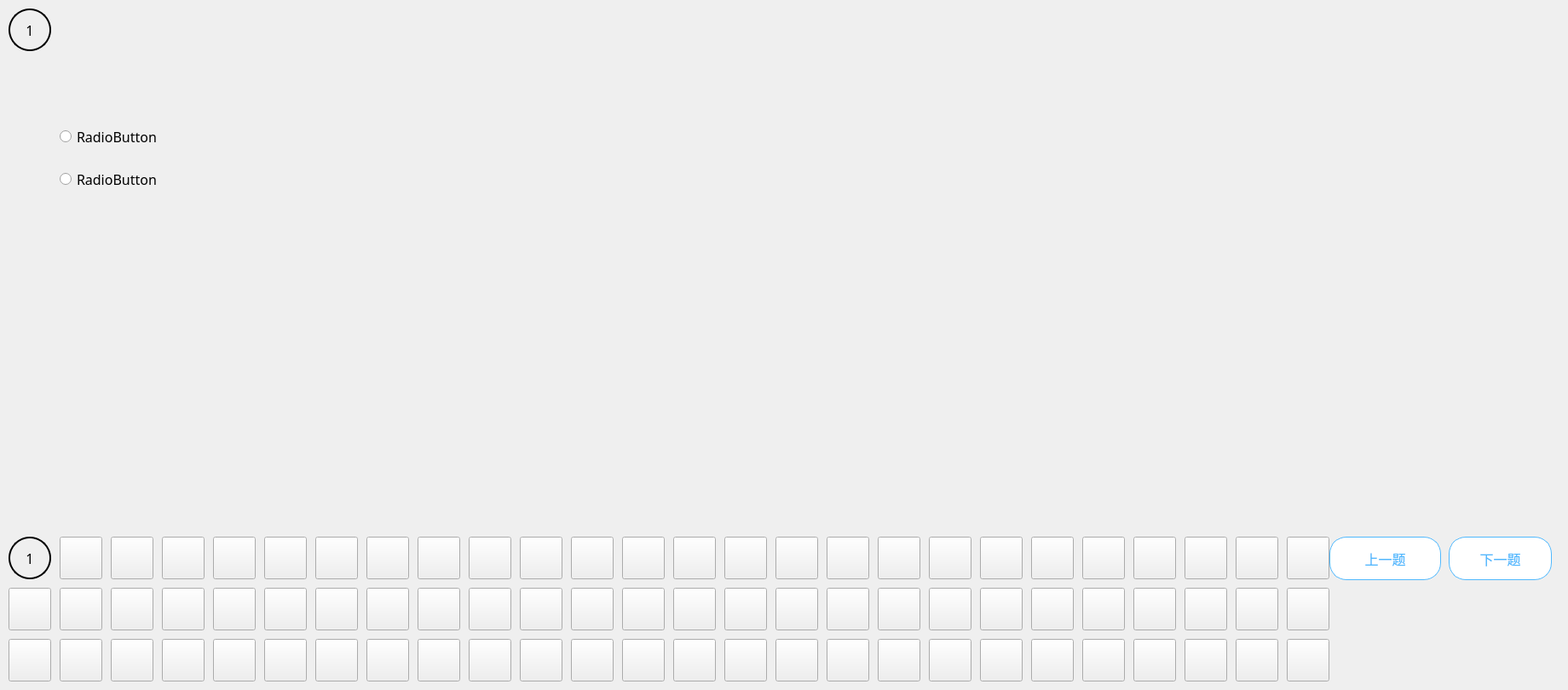
   <widget class="QWidget" name="page_3">
    <widget class="QPushButton" name="pushButton_168">
     <property name="geometry">
      <rect>
       <x>10</x>
       <y>10</y>
       <width>50</width>
       <height>50</height>
      </rect>
     </property>
     <property name="font">
      <font>
       <family>黑体</family>
       <pointsize>12</pointsize>
      </font>
     </property>
     <property name="styleSheet">
      <string notr="true">#pushButton_168
{
border:none;
border:2px solid black;
border-radius:25;
}</string>
     </property>
     <property name="text">
      <string>1</string>
     </property>
    </widget>
    <widget class="QRadioButton" name="radioButton_5">
     <property name="geometry">
      <rect>
       <x>70</x>
       <y>140</y>
       <width>861</width>
       <height>41</height>
      </rect>
     </property>
     <property name="font">
      <font>
       <family>黑体</family>
       <pointsize>12</pointsize>
      </font>
     </property>
     <property name="text">
      <string>RadioButton</string>
     </property>
    </widget>
    <widget class="QRadioButton" name="radioButton_6">
     <property name="geometry">
      <rect>
       <x>70</x>
       <y>190</y>
       <width>861</width>
       <height>41</height>
      </rect>
     </property>
     <property name="font">
      <font>
       <family>黑体</family>
       <pointsize>12</pointsize>
      </font>
     </property>
     <property name="text">
      <string>RadioButton</string>
     </property>
    </widget>
    <widget class="QWidget" name="widget_4" native="true">
     <property name="geometry">
      <rect>
       <x>0</x>
       <y>620</y>
       <width>1831</width>
       <height>181</height>
      </rect>
     </property>
     <widget class="QPushButton" name="pushButton_169">
      <property name="geometry">
       <rect>
        <x>1560</x>
        <y>10</y>
        <width>131</width>
        <height>51</height>
       </rect>
      </property>
      <property name="font">
       <font>
        <family>黑体</family>
        <pointsize>12</pointsize>
       </font>
      </property>
      <property name="styleSheet">
       <string notr="true">#pushButton_169
{
border:1px solid #50b8fd;
background-color:#FFFFFF;
color:#50b8fd;
border-radius:20;
}

#pushButton_169:hover
{
background-color: #50b8fd;
color:#ffffff;
}</string>
      </property>
      <property name="text">
       <string>上一题</string>
      </property>
     </widget>
     <widget class="QPushButton" name="pushButton_170">
      <property name="geometry">
       <rect>
        <x>1700</x>
        <y>10</y>
        <width>121</width>
        <height>51</height>
       </rect>
      </property>
      <property name="font">
       <font>
        <family>黑体</family>
        <pointsize>12</pointsize>
       </font>
      </property>
      <property name="styleSheet">
       <string notr="true">#pushButton_170
{
border:1px solid #50b8fd;
background-color:#FFFFFF;
color:#50b8fd;
border-radius:20;
}

#pushButton_170:hover
{
background-color: #50b8fd;
color:#ffffff;
}</string>
      </property>
      <property name="text">
       <string>下一题</string>
      </property>
     </widget>
     <widget class="QPushButton" name="pushButton_171">
      <property name="geometry">
       <rect>
        <x>10</x>
        <y>10</y>
        <width>50</width>
        <height>50</height>
       </rect>
      </property>
      <property name="font">
       <font>
        <family>黑体</family>
        <pointsize>12</pointsize>
       </font>
      </property>
      <property name="styleSheet">
       <string notr="true">#pushButton_171
{
border:none;
border:2px solid black;
border-radius:25;
}</string>
      </property>
      <property name="text">
       <string>1</string>
      </property>
     </widget>
     <widget class="QPushButton" name="pushButton_172">
      <property name="geometry">
       <rect>
        <x>70</x>
        <y>10</y>
        <width>50</width>
        <height>50</height>
       </rect>
      </property>
      <property name="text">
       <string/>
      </property>
     </widget>
     <widget class="QPushButton" name="pushButton_173">
      <property name="geometry">
       <rect>
        <x>130</x>
        <y>10</y>
        <width>50</width>
        <height>50</height>
       </rect>
      </property>
      <property name="text">
       <string/>
      </property>
     </widget>
     <widget class="QPushButton" name="pushButton_174">
      <property name="geometry">
       <rect>
        <x>190</x>
        <y>10</y>
        <width>50</width>
        <height>50</height>
       </rect>
      </property>
      <property name="text">
       <string/>
      </property>
     </widget>
     <widget class="QPushButton" name="pushButton_175">
      <property name="geometry">
       <rect>
        <x>250</x>
        <y>10</y>
        <width>50</width>
        <height>50</height>
       </rect>
      </property>
      <property name="text">
       <string/>
      </property>
     </widget>
     <widget class="QPushButton" name="pushButton_176">
      <property name="geometry">
       <rect>
        <x>310</x>
        <y>10</y>
        <width>50</width>
        <height>50</height>
       </rect>
      </property>
      <property name="text">
       <string/>
      </property>
     </widget>
     <widget class="QPushButton" name="pushButton_177">
      <property name="geometry">
       <rect>
        <x>370</x>
        <y>10</y>
        <width>50</width>
        <height>50</height>
       </rect>
      </property>
      <property name="text">
       <string/>
      </property>
     </widget>
     <widget class="QPushButton" name="pushButton_178">
      <property name="geometry">
       <rect>
        <x>430</x>
        <y>10</y>
        <width>50</width>
        <height>50</height>
       </rect>
      </property>
      <property name="text">
       <string/>
      </property>
     </widget>
     <widget class="QPushButton" name="pushButton_179">
      <property name="geometry">
       <rect>
        <x>490</x>
        <y>10</y>
        <width>50</width>
        <height>50</height>
       </rect>
      </property>
      <property name="text">
       <string/>
      </property>
     </widget>
     <widget class="QPushButton" name="pushButton_180">
      <property name="geometry">
       <rect>
        <x>550</x>
        <y>10</y>
        <width>50</width>
        <height>50</height>
       </rect>
      </property>
      <property name="text">
       <string/>
      </property>
     </widget>
     <widget class="QPushButton" name="pushButton_181">
      <property name="geometry">
       <rect>
        <x>610</x>
        <y>10</y>
        <width>50</width>
        <height>50</height>
       </rect>
      </property>
      <property name="text">
       <string/>
      </property>
     </widget>
     <widget class="QPushButton" name="pushButton_182">
      <property name="geometry">
       <rect>
        <x>670</x>
        <y>10</y>
        <width>50</width>
        <height>50</height>
       </rect>
      </property>
      <property name="text">
       <string/>
      </property>
     </widget>
     <widget class="QPushButton" name="pushButton_183">
      <property name="geometry">
       <rect>
        <x>730</x>
        <y>10</y>
        <width>50</width>
        <height>50</height>
       </rect>
      </property>
      <property name="text">
       <string/>
      </property>
     </widget>
     <widget class="QPushButton" name="pushButton_184">
      <property name="geometry">
       <rect>
        <x>790</x>
        <y>10</y>
        <width>50</width>
        <height>50</height>
       </rect>
      </property>
      <property name="text">
       <string/>
      </property>
     </widget>
     <widget class="QPushButton" name="pushButton_185">
      <property name="geometry">
       <rect>
        <x>850</x>
        <y>10</y>
        <width>50</width>
        <height>50</height>
       </rect>
      </property>
      <property name="text">
       <string/>
      </property>
     </widget>
     <widget class="QPushButton" name="pushButton_186">
      <property name="geometry">
       <rect>
        <x>910</x>
        <y>10</y>
        <width>50</width>
        <height>50</height>
       </rect>
      </property>
      <property name="text">
       <string/>
      </property>
     </widget>
     <widget class="QPushButton" name="pushButton_187">
      <property name="geometry">
       <rect>
        <x>970</x>
        <y>10</y>
        <width>50</width>
        <height>50</height>
       </rect>
      </property>
      <property name="text">
       <string/>
      </property>
     </widget>
     <widget class="QPushButton" name="pushButton_188">
      <property name="geometry">
       <rect>
        <x>1030</x>
        <y>10</y>
        <width>50</width>
        <height>50</height>
       </rect>
      </property>
      <property name="text">
       <string/>
      </property>
     </widget>
     <widget class="QPushButton" name="pushButton_189">
      <property name="geometry">
       <rect>
        <x>1090</x>
        <y>10</y>
        <width>50</width>
        <height>50</height>
       </rect>
      </property>
      <property name="text">
       <string/>
      </property>
     </widget>
     <widget class="QPushButton" name="pushButton_190">
      <property name="geometry">
       <rect>
        <x>1150</x>
        <y>10</y>
        <width>50</width>
        <height>50</height>
       </rect>
      </property>
      <property name="text">
       <string/>
      </property>
     </widget>
     <widget class="QPushButton" name="pushButton_191">
      <property name="geometry">
       <rect>
        <x>1210</x>
        <y>10</y>
        <width>50</width>
        <height>50</height>
       </rect>
      </property>
      <property name="text">
       <string/>
      </property>
     </widget>
     <widget class="QPushButton" name="pushButton_192">
      <property name="geometry">
       <rect>
        <x>1270</x>
        <y>10</y>
        <width>50</width>
        <height>50</height>
       </rect>
      </property>
      <property name="text">
       <string/>
      </property>
     </widget>
     <widget class="QPushButton" name="pushButton_193">
      <property name="geometry">
       <rect>
        <x>1330</x>
        <y>10</y>
        <width>50</width>
        <height>50</height>
       </rect>
      </property>
      <property name="text">
       <string/>
      </property>
     </widget>
     <widget class="QPushButton" name="pushButton_194">
      <property name="geometry">
       <rect>
        <x>1390</x>
        <y>10</y>
        <width>50</width>
        <height>50</height>
       </rect>
      </property>
      <property name="text">
       <string/>
      </property>
     </widget>
     <widget class="QPushButton" name="pushButton_195">
      <property name="geometry">
       <rect>
        <x>1450</x>
        <y>10</y>
        <width>50</width>
        <height>50</height>
       </rect>
      </property>
      <property name="text">
       <string/>
      </property>
     </widget>
     <widget class="QPushButton" name="pushButton_196">
      <property name="geometry">
       <rect>
        <x>1510</x>
        <y>10</y>
        <width>50</width>
        <height>50</height>
       </rect>
      </property>
      <property name="text">
       <string/>
      </property>
     </widget>
     <widget class="QPushButton" name="pushButton_197">
      <property name="geometry">
       <rect>
        <x>10</x>
        <y>70</y>
        <width>50</width>
        <height>50</height>
       </rect>
      </property>
      <property name="text">
       <string/>
      </property>
     </widget>
     <widget class="QPushButton" name="pushButton_198">
      <property name="geometry">
       <rect>
        <x>70</x>
        <y>70</y>
        <width>50</width>
        <height>50</height>
       </rect>
      </property>
      <property name="text">
       <string/>
      </property>
     </widget>
     <widget class="QPushButton" name="pushButton_199">
      <property name="geometry">
       <rect>
        <x>130</x>
        <y>70</y>
        <width>50</width>
        <height>50</height>
       </rect>
      </property>
      <property name="text">
       <string/>
      </property>
     </widget>
     <widget class="QPushButton" name="pushButton_200">
      <property name="geometry">
       <rect>
        <x>190</x>
        <y>70</y>
        <width>50</width>
        <height>50</height>
       </rect>
      </property>
      <property name="text">
       <string/>
      </property>
     </widget>
     <widget class="QPushButton" name="pushButton_201">
      <property name="geometry">
       <rect>
        <x>250</x>
        <y>70</y>
        <width>50</width>
        <height>50</height>
       </rect>
      </property>
      <property name="text">
       <string/>
      </property>
     </widget>
     <widget class="QPushButton" name="pushButton_202">
      <property name="geometry">
       <rect>
        <x>310</x>
        <y>70</y>
        <width>50</width>
        <height>50</height>
       </rect>
      </property>
      <property name="text">
       <string/>
      </property>
     </widget>
     <widget class="QPushButton" name="pushButton_203">
      <property name="geometry">
       <rect>
        <x>370</x>
        <y>70</y>
        <width>50</width>
        <height>50</height>
       </rect>
      </property>
      <property name="text">
       <string/>
      </property>
     </widget>
     <widget class="QPushButton" name="pushButton_204">
      <property name="geometry">
       <rect>
        <x>430</x>
        <y>70</y>
        <width>50</width>
        <height>50</height>
       </rect>
      </property>
      <property name="text">
       <string/>
      </property>
     </widget>
     <widget class="QPushButton" name="pushButton_205">
      <property name="geometry">
       <rect>
        <x>490</x>
        <y>70</y>
        <width>50</width>
        <height>50</height>
       </rect>
      </property>
      <property name="text">
       <string/>
      </property>
     </widget>
     <widget class="QPushButton" name="pushButton_206">
      <property name="geometry">
       <rect>
        <x>550</x>
        <y>70</y>
        <width>50</width>
        <height>50</height>
       </rect>
      </property>
      <property name="text">
       <string/>
      </property>
     </widget>
     <widget class="QPushButton" name="pushButton_207">
      <property name="geometry">
       <rect>
        <x>610</x>
        <y>70</y>
        <width>50</width>
        <height>50</height>
       </rect>
      </property>
      <property name="text">
       <string/>
      </property>
     </widget>
     <widget class="QPushButton" name="pushButton_208">
      <property name="geometry">
       <rect>
        <x>670</x>
        <y>70</y>
        <width>50</width>
        <height>50</height>
       </rect>
      </property>
      <property name="text">
       <string/>
      </property>
     </widget>
     <widget class="QPushButton" name="pushButton_209">
      <property name="geometry">
       <rect>
        <x>730</x>
        <y>70</y>
        <width>50</width>
        <height>50</height>
       </rect>
      </property>
      <property name="text">
       <string/>
      </property>
     </widget>
     <widget class="QPushButton" name="pushButton_210">
      <property name="geometry">
       <rect>
        <x>790</x>
        <y>70</y>
        <width>50</width>
        <height>50</height>
       </rect>
      </property>
      <property name="text">
       <string/>
      </property>
     </widget>
     <widget class="QPushButton" name="pushButton_211">
      <property name="geometry">
       <rect>
        <x>850</x>
        <y>70</y>
        <width>50</width>
        <height>50</height>
       </rect>
      </property>
      <property name="text">
       <string/>
      </property>
     </widget>
     <widget class="QPushButton" name="pushButton_212">
      <property name="geometry">
       <rect>
        <x>910</x>
        <y>70</y>
        <width>50</width>
        <height>50</height>
       </rect>
      </property>
      <property name="text">
       <string/>
      </property>
     </widget>
     <widget class="QPushButton" name="pushButton_213">
      <property name="geometry">
       <rect>
        <x>970</x>
        <y>70</y>
        <width>50</width>
        <height>50</height>
       </rect>
      </property>
      <property name="text">
       <string/>
      </property>
     </widget>
     <widget class="QPushButton" name="pushButton_214">
      <property name="geometry">
       <rect>
        <x>1030</x>
        <y>70</y>
        <width>50</width>
        <height>50</height>
       </rect>
      </property>
      <property name="text">
       <string/>
      </property>
     </widget>
     <widget class="QPushButton" name="pushButton_215">
      <property name="geometry">
       <rect>
        <x>1090</x>
        <y>70</y>
        <width>50</width>
        <height>50</height>
       </rect>
      </property>
      <property name="text">
       <string/>
      </property>
     </widget>
     <widget class="QPushButton" name="pushButton_216">
      <property name="geometry">
       <rect>
        <x>1150</x>
        <y>70</y>
        <width>50</width>
        <height>50</height>
       </rect>
      </property>
      <property name="text">
       <string/>
      </property>
     </widget>
     <widget class="QPushButton" name="pushButton_217">
      <property name="geometry">
       <rect>
        <x>1210</x>
        <y>70</y>
        <width>50</width>
        <height>50</height>
       </rect>
      </property>
      <property name="text">
       <string/>
      </property>
     </widget>
     <widget class="QPushButton" name="pushButton_218">
      <property name="geometry">
       <rect>
        <x>1270</x>
        <y>70</y>
        <width>50</width>
        <height>50</height>
       </rect>
      </property>
      <property name="text">
       <string/>
      </property>
     </widget>
     <widget class="QPushButton" name="pushButton_219">
      <property name="geometry">
       <rect>
        <x>1330</x>
        <y>70</y>
        <width>50</width>
        <height>50</height>
       </rect>
      </property>
      <property name="text">
       <string/>
      </property>
     </widget>
     <widget class="QPushButton" name="pushButton_220">
      <property name="geometry">
       <rect>
        <x>1390</x>
        <y>70</y>
        <width>50</width>
        <height>50</height>
       </rect>
      </property>
      <property name="text">
       <string/>
      </property>
     </widget>
     <widget class="QPushButton" name="pushButton_221">
      <property name="geometry">
       <rect>
        <x>1450</x>
        <y>70</y>
        <width>50</width>
        <height>50</height>
       </rect>
      </property>
      <property name="text">
       <string/>
      </property>
     </widget>
     <widget class="QPushButton" name="pushButton_222">
      <property name="geometry">
       <rect>
        <x>1510</x>
        <y>70</y>
        <width>50</width>
        <height>50</height>
       </rect>
      </property>
      <property name="text">
       <string/>
      </property>
     </widget>
     <widget class="QPushButton" name="pushButton_223">
      <property name="geometry">
       <rect>
        <x>10</x>
        <y>130</y>
        <width>50</width>
        <height>50</height>
       </rect>
      </property>
      <property name="text">
       <string/>
      </property>
     </widget>
     <widget class="QPushButton" name="pushButton_224">
      <property name="geometry">
       <rect>
        <x>70</x>
        <y>130</y>
        <width>50</width>
        <height>50</height>
       </rect>
      </property>
      <property name="text">
       <string/>
      </property>
     </widget>
     <widget class="QPushButton" name="pushButton_225">
      <property name="geometry">
       <rect>
        <x>130</x>
        <y>130</y>
        <width>50</width>
        <height>50</height>
       </rect>
      </property>
      <property name="text">
       <string/>
      </property>
     </widget>
     <widget class="QPushButton" name="pushButton_226">
      <property name="geometry">
       <rect>
        <x>190</x>
        <y>130</y>
        <width>50</width>
        <height>50</height>
       </rect>
      </property>
      <property name="text">
       <string/>
      </property>
     </widget>
     <widget class="QPushButton" name="pushButton_227">
      <property name="geometry">
       <rect>
        <x>250</x>
        <y>130</y>
        <width>50</width>
        <height>50</height>
       </rect>
      </property>
      <property name="text">
       <string/>
      </property>
     </widget>
     <widget class="QPushButton" name="pushButton_228">
      <property name="geometry">
       <rect>
        <x>310</x>
        <y>130</y>
        <width>50</width>
        <height>50</height>
       </rect>
      </property>
      <property name="text">
       <string/>
      </property>
     </widget>
     <widget class="QPushButton" name="pushButton_229">
      <property name="geometry">
       <rect>
        <x>370</x>
        <y>130</y>
        <width>50</width>
        <height>50</height>
       </rect>
      </property>
      <property name="text">
       <string/>
      </property>
     </widget>
     <widget class="QPushButton" name="pushButton_230">
      <property name="geometry">
       <rect>
        <x>430</x>
        <y>130</y>
        <width>50</width>
        <height>50</height>
       </rect>
      </property>
      <property name="text">
       <string/>
      </property>
     </widget>
     <widget class="QPushButton" name="pushButton_231">
      <property name="geometry">
       <rect>
        <x>490</x>
        <y>130</y>
        <width>50</width>
        <height>50</height>
       </rect>
      </property>
      <property name="text">
       <string/>
      </property>
     </widget>
     <widget class="QPushButton" name="pushButton_232">
      <property name="geometry">
       <rect>
        <x>550</x>
        <y>130</y>
        <width>50</width>
        <height>50</height>
       </rect>
      </property>
      <property name="text">
       <string/>
      </property>
     </widget>
     <widget class="QPushButton" name="pushButton_233">
      <property name="geometry">
       <rect>
        <x>610</x>
        <y>130</y>
        <width>50</width>
        <height>50</height>
       </rect>
      </property>
      <property name="text">
       <string/>
      </property>
     </widget>
     <widget class="QPushButton" name="pushButton_234">
      <property name="geometry">
       <rect>
        <x>670</x>
        <y>130</y>
        <width>50</width>
        <height>50</height>
       </rect>
      </property>
      <property name="text">
       <string/>
      </property>
     </widget>
     <widget class="QPushButton" name="pushButton_235">
      <property name="geometry">
       <rect>
        <x>730</x>
        <y>130</y>
        <width>50</width>
        <height>50</height>
       </rect>
      </property>
      <property name="text">
       <string/>
      </property>
     </widget>
     <widget class="QPushButton" name="pushButton_236">
      <property name="geometry">
       <rect>
        <x>790</x>
        <y>130</y>
        <width>50</width>
        <height>50</height>
       </rect>
      </property>
      <property name="text">
       <string/>
      </property>
     </widget>
     <widget class="QPushButton" name="pushButton_237">
      <property name="geometry">
       <rect>
        <x>850</x>
        <y>130</y>
        <width>50</width>
        <height>50</height>
       </rect>
      </property>
      <property name="text">
       <string/>
      </property>
     </widget>
     <widget class="QPushButton" name="pushButton_238">
      <property name="geometry">
       <rect>
        <x>910</x>
        <y>130</y>
        <width>50</width>
        <height>50</height>
       </rect>
      </property>
      <property name="text">
       <string/>
      </property>
     </widget>
     <widget class="QPushButton" name="pushButton_239">
      <property name="geometry">
       <rect>
        <x>970</x>
        <y>130</y>
        <width>50</width>
        <height>50</height>
       </rect>
      </property>
      <property name="text">
       <string/>
      </property>
     </widget>
     <widget class="QPushButton" name="pushButton_240">
      <property name="geometry">
       <rect>
        <x>1030</x>
        <y>130</y>
        <width>50</width>
        <height>50</height>
       </rect>
      </property>
      <property name="text">
       <string/>
      </property>
     </widget>
     <widget class="QPushButton" name="pushButton_241">
      <property name="geometry">
       <rect>
        <x>1090</x>
        <y>130</y>
        <width>50</width>
        <height>50</height>
       </rect>
      </property>
      <property name="text">
       <string/>
      </property>
     </widget>
     <widget class="QPushButton" name="pushButton_242">
      <property name="geometry">
       <rect>
        <x>1150</x>
        <y>130</y>
        <width>50</width>
        <height>50</height>
       </rect>
      </property>
      <property name="text">
       <string/>
      </property>
     </widget>
     <widget class="QPushButton" name="pushButton_243">
      <property name="geometry">
       <rect>
        <x>1210</x>
        <y>130</y>
        <width>50</width>
        <height>50</height>
       </rect>
      </property>
      <property name="text">
       <string/>
      </property>
     </widget>
     <widget class="QPushButton" name="pushButton_244">
      <property name="geometry">
       <rect>
        <x>1270</x>
        <y>130</y>
        <width>50</width>
        <height>50</height>
       </rect>
      </property>
      <property name="text">
       <string/>
      </property>
     </widget>
     <widget class="QPushButton" name="pushButton_245">
      <property name="geometry">
       <rect>
        <x>1330</x>
        <y>130</y>
        <width>50</width>
        <height>50</height>
       </rect>
      </property>
      <property name="text">
       <string/>
      </property>
     </widget>
     <widget class="QPushButton" name="pushButton_246">
      <property name="geometry">
       <rect>
        <x>1390</x>
        <y>130</y>
        <width>50</width>
        <height>50</height>
       </rect>
      </property>
      <property name="text">
       <string/>
      </property>
     </widget>
     <widget class="QPushButton" name="pushButton_247">
      <property name="geometry">
       <rect>
        <x>1450</x>
        <y>130</y>
        <width>50</width>
        <height>50</height>
       </rect>
      </property>
      <property name="text">
       <string/>
      </property>
     </widget>
     <widget class="QPushButton" name="pushButton_248">
      <property name="geometry">
       <rect>
        <x>1510</x>
        <y>130</y>
        <width>50</width>
        <height>50</height>
       </rect>
      </property>
      <property name="text">
       <string/>
      </property>
     </widget>
    </widget>
    <widget class="QWidget" name="verticalLayoutWidget_3">
     <property name="geometry">
      <rect>
       <x>70</x>
       <y>30</y>
       <width>1741</width>
       <height>91</height>
      </rect>
     </property>
     <layout class="QVBoxLayout" name="verticalLayout_3">
      <item>
       <widget class="QLabel" name="label_20">
        <property name="font">
         <font>
          <family>黑体</family>
          <pointsize>12</pointsize>
         </font>
        </property>
        <property name="text">
         <string/>
        </property>
        <property name="alignment">
         <set>Qt::AlignLeading|Qt::AlignLeft|Qt::AlignTop</set>
        </property>
        <property name="wordWrap">
         <bool>false</bool>
        </property>
       </widget>
      </item>
     </layout>
    </widget>
   </widget>
